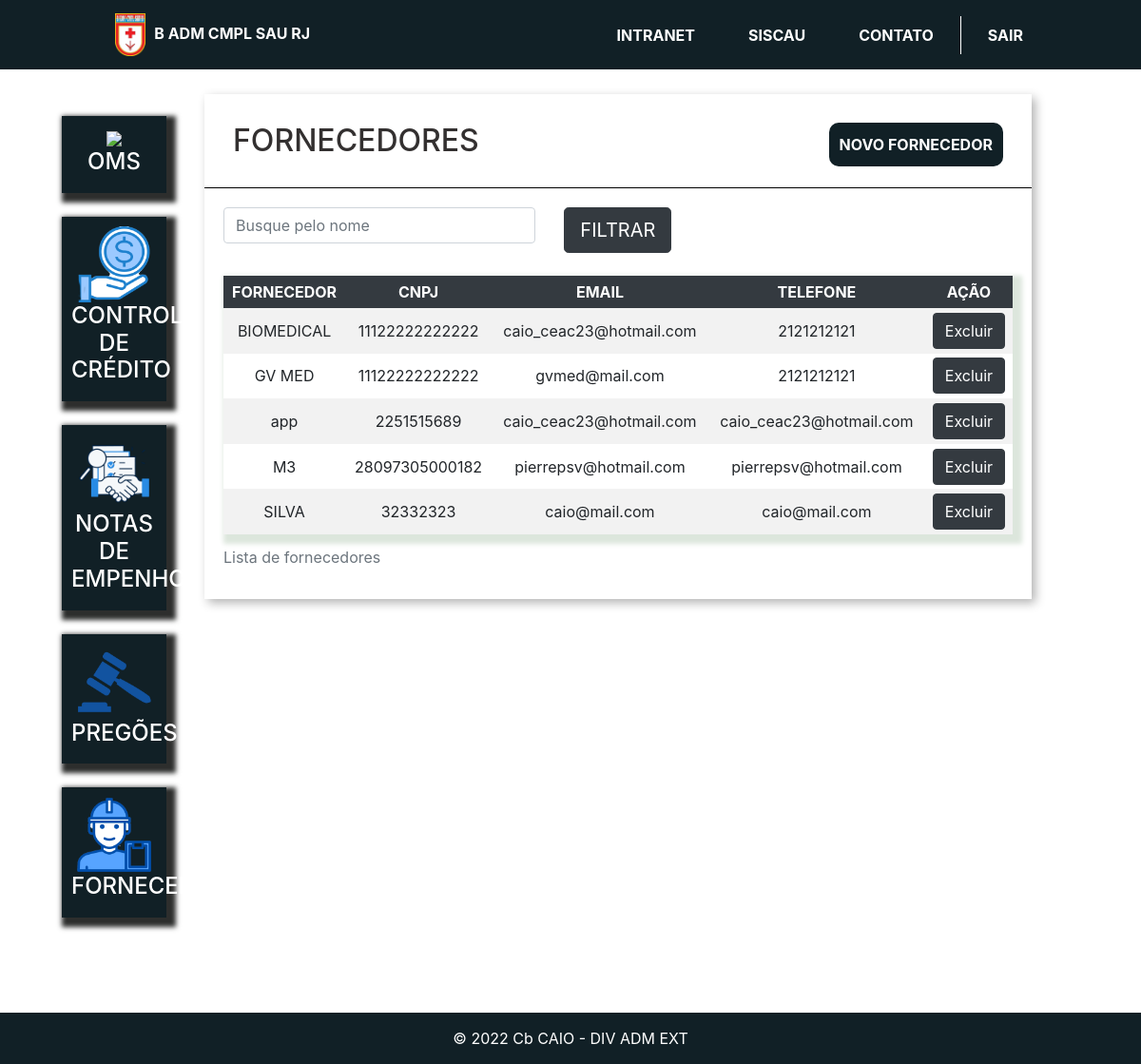
Before: /fornecedores/ (signed in) with the older database file.
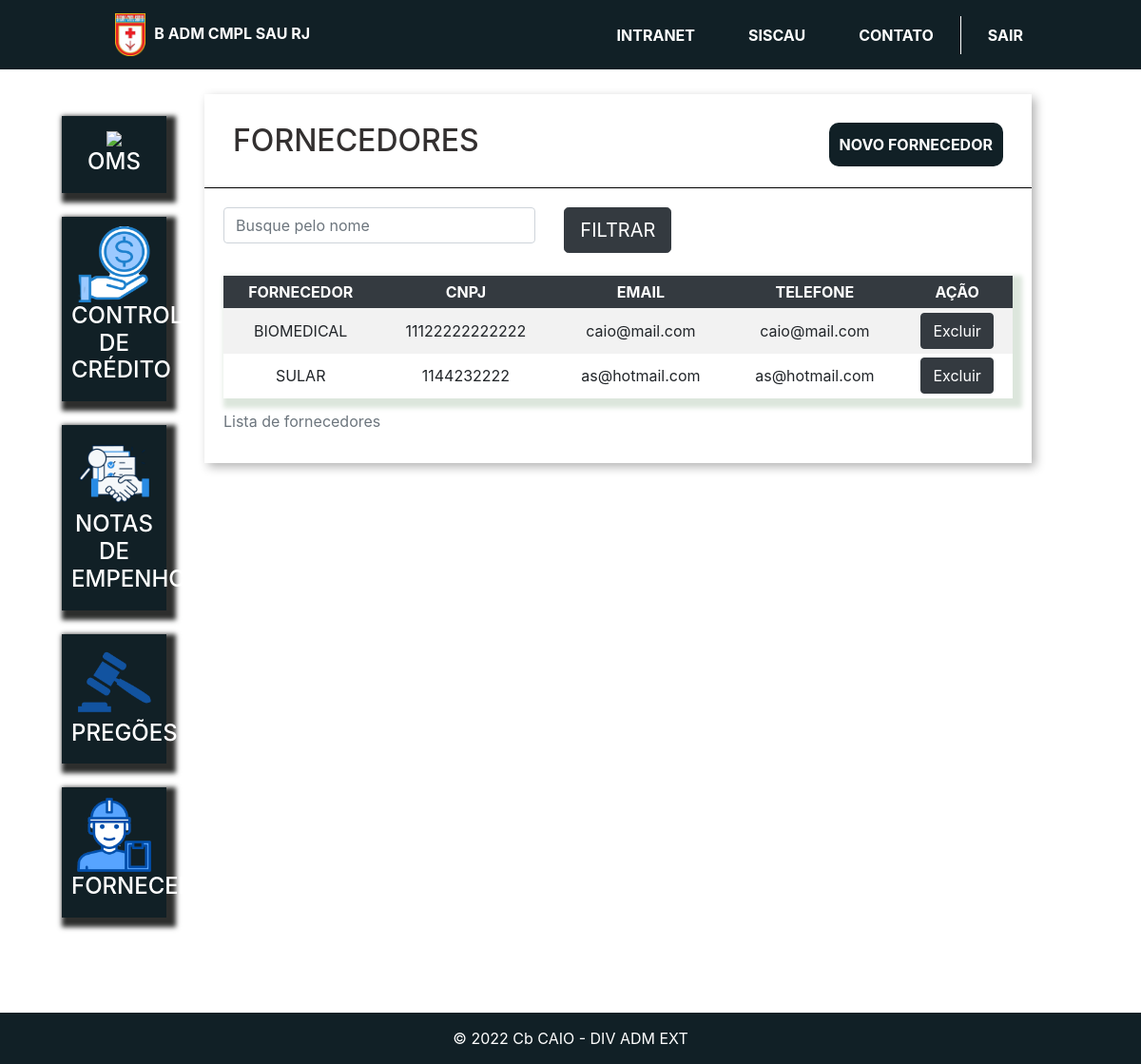
After: the same page with the newer database file.
### plataforma/models.py (models this page shows, shortened)
class Fornecedor(models.Model):
    nome = models.CharField(max_length=30)
    cnpj = models.CharField(max_length=14)
    telefone = models.CharField(max_length=15)
    email = models.EmailField()

### plataforma/views.py (the view)
# urls.py: path('fornecedores/', views.fornecedores, name='fornecedores'),
@login_required(login_url='/auth/logar/')
def fornecedores(request):
    fornecedores = Fornecedor.objects.all()
    nome = request.GET.get('nome')
    if nome:
        fornecedores = fornecedores.filter(nome__contains=nome)
    return render(request, 'fornecedores.html', {'fornecedores': fornecedores})

### plataforma/templates/fornecedores.html (shortened to what this page needs)
{% extends 'base_plataforma.html' %}
{% load static %}
{% block 'plataforma' %}
    <div class="wrapper">
        <div class="box">
            <div class="header-box">
                <h2 class="titulo">FORNECEDORES</h2>
                <button type="button" class="btn btn-conteudo bg-fundo" data-toggle="modal" data-target="#modal">
                    NOVO FORNECEDOR
                </button>
            </div>
            <div class="borda-box"></div>
            <div class="body-box">
                <form action='{% url "fornecedores"%}' method='GET'> {% csrf_token %}
                <div class="row">
                        <div class="col-md-5">
                            <input type="text" placeholder="Busque pelo nome" class="form-control" name="nome">
                        </div>
                    <div class="col-md-3">
                        <input type="submit" value="FILTRAR" class="btn btn-lg btn-dark ">
                    </div>
                </div>
                </form>
                <br>
                <table class="tabela table-striped table-hover table-sm" cellpadding="20">
                    <caption>Lista de fornecedores</caption>
                    <thead class='table-dark th-table'>
                        <th>FORNECEDOR</th>
                        <th>CNPJ</th>
                        <th>EMAIL</th>
                        <th>TELEFONE</th>
                        <th>AÇÃO</th>
                </thead>
                 <tbody class='tb-table'>
                        {% for fornecedor in fornecedores %}
                           <tr>
                            <td > {{fornecedor.nome}}</td>
                            <td>{{fornecedor.cnpj}}</td>
                            <td>
                                {{fornecedor.email}}
                            </td>
                            <td>
                                {{fornecedor.telefone}}
                            </td>
                            <td>
                                <a href="{% url 'deletar_fornecedor' fornecedor.id%}" class="btn btn-dark ">Excluir</a>
                            </td>
                        </tr>
                             {% endfor %}
                        </tbody>
                </table>
            </div>
        </div>
    </div>
        </div>
{% endblock%}

### templates/base_plataforma.html (shortened to what this page needs)
{% extends 'base.html' %}
{% load static %}
{% block 'body' %}
    <div class="container-fluid">
        <div class="row row1">
            <div class="col-md-2">
                <br>
                <a href="{% url 'home'%}" class="link-lateral">
                    <div class="card-lateral">
                    <img src="{% static 'plataforma/img/saude.png' %}" weight='80' height='80'  >
                    <br>
                    <h4>OMS</h4>
                    </div>
                    </a>
                    <a href="{% url 'credito'%}" class="link-lateral">
                        <div class="card-lateral ">
                            <img src="{% static 'plataforma/img/credito.png' %}" weight='80' height='80'>
                            <h4>CONTROLE DE CRÉDITO</h4>
                        </div>
                    </a>
                    <a href="{% url 'om_empenhos'%}" class="link-lateral">
                    <div class="card-lateral">
                    <img src="{% static 'plataforma/img/ne.png' %}" weight='80' height='80'>
                    <h4>NOTAS DE EMPENHO</h4>
                    </div>
                    </a>
                    <a href="{% url 'pregoes'%}" class="link-lateral">
                    <div class="card-lateral ">
                    <img src="{% static 'plataforma/img/pregao.png' %}" weight='80' height='80'>
                    <br>
                    <h4>PREGÕES</h4>
                    </div>
                    </a>
                    <a href="{% url 'fornecedores'%}" class="link-lateral">
                        <div class="card-lateral card-ultimo">
                            <img src="{% static 'plataforma/img/fornecedor1.png' %}" weight='80' height='80'>
                            <br>
                            <h4>FORNECEDORES</h4>
                        </div>
                    </a>
            </div>
            <div class="col-md-9">
                {% block 'plataforma' %}
                {% endblock %}
            </div>
        </div>
{% endblock%}

### templates/base.html (shortened to what this page needs)
{% load static %}
<!doctype html>
<html lang="pt-BR">
<head>
    <link rel="stylesheet" href="https://cdn.jsdelivr.net/npm/bootstrap@4.6.1/dist/css/bootstrap.min.css">
    <link rel="stylesheet" href="{% static 'autenticacao/css/style.css'%}">
    <link rel="stylesheet" href="{% static 'plataforma/css/plataforma.css' %}">
    <link rel="stylesheet" href="{% static 'plataforma/css/empresas.css' %}">
</head>
<body class= '{% if user.is_authenticated %}body-branco{% else %}body-b{% endif %}'>
    <nav class="navbar navbar-expand-lg navbar-dark bg-fundo">
        <div class="nav-container">
            <div class="nav-logo">
             <a href="{% url 'home_auth'%}"><img src="{% static 'autenticacao/img/base.png'%}" class='logo'alt=""></a>
                <span>B ADM CMPL SAU RJ</span>
            </div>
            <div class="nav-body">
                               <ul class="navbar-nav mr-auto nav-content">
                <li class="nav-item ">
                    <a class="nav-link active" href="#">INTRANET </a>
                </li>
                <li class="nav-item">
                    <a class="nav-link active" href="#">SISCAU </a>
                </li>
                <li class="nav-item">
                    <a class="nav-link active" href="#">CONTATO </a>
                </li>
                <li class="nav-item">
                    {% if user.is_authenticated %}
                    <a class="nav-link active" href="{% url 'sair'%}">SAIR </a>
                    {% else %}
                    <a class="nav-link active" href="#">ENTRAR</a>
                    {% endif %}
                </li>
            </ul>
            </div>
        </div>
    </nav>
  {% block 'body' %}
  {% endblock %}
  <footer class="footer-inicial bg-fundo">
    <div class="footer-conteudo">
        <p class="p-item p-p">&copy; 2022 Cb CAIO - DIV ADM EXT</p>
    </div>
</footer>
</body>
</html>

### templates/static/autenticacao/css/style.css (style rules this page uses)
* { margin: 0; box-sizing: border-box; padding: 0; }
.body-branco { background: white; }
.row1 { border-left: 60px; }
.bg-fundo { background-color: #112026 !important; color: white; }
.logo { height: 55px; width: auto; padding: 5px; cursor: pointer; }
table { box-shadow: 5px 5px 5px 5px rgb(220, 230, 220); text-align: center; }
ul li:nth-child(3) { border-right: 0.1px solid white; align-items: right; }
li { padding: 0 20px; transition: all 300ms ease; color: white; font-weight: bold; align-items: right; }
.nav-body { margin-right: 80px; }
.nav-logo { margin-left: 100px; font-weight: bold; color: white; }
.nav-container { width: 100%; display: flex; align-items: center; justify-content: space-between; padding: 1px 0; }
.p-p { margin: 20px; font-size: 1.4rem; }
.footer-inicial { display: flex; color: white; justify-content: center; width: 100%; padding: 10px 0; color: white; }
.footer-conteudo { display: flex; margin: auto; }
.p-item { margin: 5px 0; font-size: 1rem; }

### templates/static/plataforma/css/plataforma.css (style rules this page uses)
.card-lateral { background-color: #112026; margin-left: 50px; margin-top: 25px; margin-right: 10px; padding: 10px; color: white; font-weight: bold; text-align: center; box-shadow: 5px 5px 5px 5px rgb(45, 46, 45); }
.card-ultimo { margin-bottom: 100px; }
.titulo { color: #27DB8F; }

### templates/static/plataforma/css/empresas.css (style rules this page uses)
.wrapper { margin-top: 3%; display: flex; flex-direction: row; justify-content: center; align-items: center; }
.box { width: 80vw; background: #fff; box-shadow: 4px 4px 10px rgba(0,0,0,.3); margin-bottom: 100px; }
.titulo { display: inline; text-align: center; color: rgb(51, 48, 48); align-items: center; justify-content: center; }
.btn-conteudo { float: right; text-decoration: none; padding: 10px; border-radius: 10px; font-weight: bold; }
.header-box { padding: 30px; }
.borda-box { border-top: 1px solid black; }
.body-box { padding: 20px; }
.tabela { width: 100%; margin-top: 0px; }

Changed rows visible on the page:
removed Fornecedor: nome "app", cnpj "2251515689", email "caio_ceac23@hotmail.com", telefone "caio_ceac23@hotmail.com"
removed Fornecedor: nome "M3", cnpj "28097305000182", email "pierrepsv@hotmail.com", telefone "pierrepsv@hotmail.com"
removed Fornecedor: nome "SILVA", cnpj "32332323", email "caio@mail.com", telefone "caio@mail.com"
changed Fornecedor "BIOMEDICAL": email "caio_ceac23@hotmail.com" → "caio@mail.com"; telefone "2121212121" → "caio@mail.com"
changed Fornecedor: nome "GV MED" → "SULAR"; cnpj "11122222222222" → "1144232222"; email "gvmed@mail.com" → "as@hotmail.com"; telefone "2121212121" → "as@hotmail.com"
